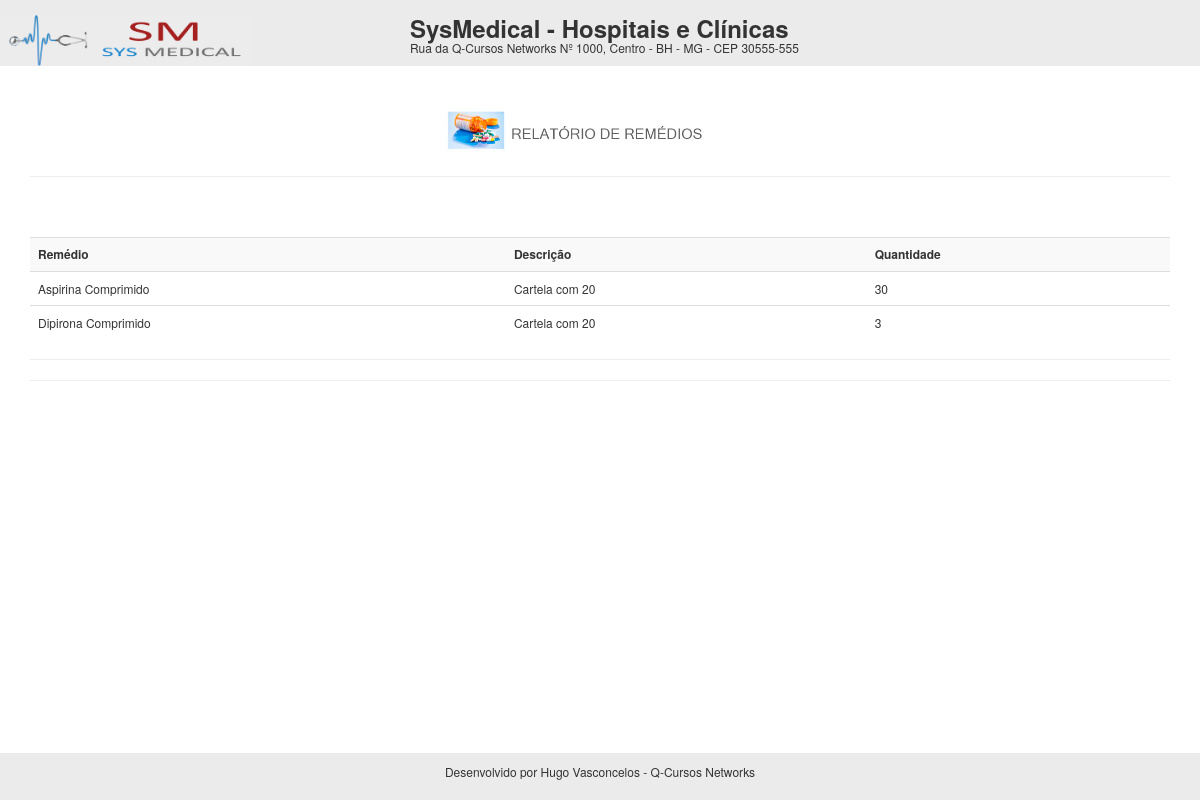
/painel-farmacia/rel/rel_remedios.php, run on the app's committed database.
### tables this page shows
CREATE TABLE `remedios` (
  `id` int(11) NOT NULL AUTO_INCREMENT,
  `nome` varchar(100) NOT NULL,
  `descricao` varchar(100) NOT NULL,
  `estoque` int(11) NOT NULL DEFAULT 0,
  PRIMARY KEY (`id`)
);

### painel-farmacia/rel/rel_remedios.php (the view, shortened to what this page needs)
<?php
include('../../conexao.php');
 ?>
<link rel="stylesheet" href="https://maxcdn.bootstrapcdn.com/bootstrap/3.3.7/css/bootstrap.min.css">
<div class="cabecalho">
		<div class="row">
			<div class="col-sm-4">
			  <img src="../../img/logo-rel.jpg" width="250px">
			</div>
			<div class="col-sm-6">
			 <h3 class="titulo"><b>SysMedical - Hospitais e Clínicas</b></h3>
			 <h6 class="titulo">Rua da Q-Cursos Networks Nº 1000, Centro - BH - MG - CEP 30555-555</h6>
			</div>
		</div>
</div>
<div class="container">
			<div class="row">
				<div class="col-sm-12" align="center">
				   <img src="../../img/rel-remedios.jpg" width="600px">
				</div>
			</div>
		<hr>
		<br><br>
		<?php
			$res = $pdo->query("SELECT * from remedios order by nome asc");
			$dados = $res->fetchAll(PDO::FETCH_ASSOC);
         ?>
		<table class="table">
			<tr bgcolor="#f9f9f9">
				<td style="font-size:12px"> <b>Remédio</b> </td>
				<td style="font-size:12px"> <b>Descrição</b> </td>
				<td style="font-size:12px"> <b> Quantidade</b> </td>
			</tr>
				 <?php
		  for ($i=0; $i < count($dados); $i++) {
			$nome = $dados[$i]['nome'];
			$descricao = $dados[$i]['descricao'];
			$estoque = $dados[$i]['estoque'];
                 ?>
                <tr>
				<td style="font-size:12px"> <?php echo $nome; ?> </td>
				<td style="font-size:12px"> <?php echo $descricao; ?> </td>
				<td style="font-size:12px"> <?php echo $estoque; ?> </td>
				</tr>
			<?php }  ?>
		</table>
		<hr>
		<hr>
</div>
<div class="footer">
 <p style="font-size:12px" align="center">Desenvolvido por Hugo Vasconcelos - Q-Cursos Networks</p>
</div>

### painel-farmacia/rel/rel_remedios.php (style rules this page uses)
.footer { position:absolute; bottom:0; width:100%; background-color: #ebebeb; padding:10px; }
.cabecalho { background-color: #ebebeb; padding-top:15px; margin-bottom:30px; }
.titulo { margin:0; }

### data on the page
remedios: nome "Aspirina Comprimido", descricao "Cartela com 20", estoque "30"
remedios: nome "Dipirona Comprimido", descricao "Cartela com 20", estoque "3"
